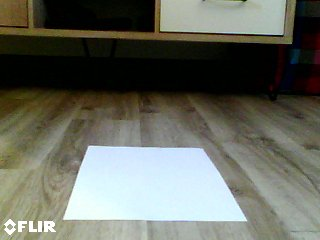
#> input picture FLIR0172.jpg, 320 x 240 px
$ python areaMeasure.py
#> lines starting #> are read from the running program, lines starting #| are printed output that depends on the picture; after the words box and inside, x2 and y2 are one past the last pixel; in counts of white or black regions, pixels touching at a corner belong together
#!/usr/bin/env python3
# -*- coding: utf-8 -*-
"""
Created on Fri Apr 23 23:35:35 2021

@author: hassan
"""

import cv2
import numpy as np


#%%
def areaCalc(segemented_img):
    segemented_img = segemented_img//255
    shape = np.shape(segemented_img)
    Um = shape[0]
    Vm = shape[0]
    u0 = Um//2
    v0 = Vm//2
    area = 0
    for u in range(0, Um):
        for v in range(0, Vm):
            if (u != u0 and v != v0):
                area += segemented_img[u, v]/(((u - u0)**3)*((v - v0)**2))

    return area

def calibrate(img_calib):
    c = (1/16)/areaCalc(img_calib)

def realAreaCalc(img_calib, segmented_img):
    calibrate(im)*areaCalc(segmented_img)
#%%
calib_image = cv2.imread(r'FLIR0172.jpg')
#> calib_image is the input picture: shape (240, 320, 3); mean B, G, R 95.6, 105.6, 103.1
thermal_image = cv2.imread(r'FLIR0173.jpg')
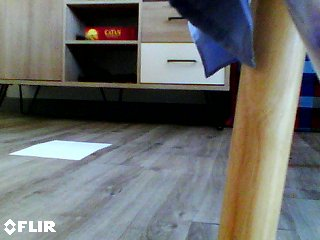
#> input picture FLIR0173.jpg, 320 x 240 px
#> thermal_image is the input picture: shape (240, 320, 3); mean B, G, R 107.8, 109.1, 107
cv2.imshow('image', thermal_image)


gray_img = cv2.cvtColor(thermal_image, cv2.COLOR_BGR2GRAY)
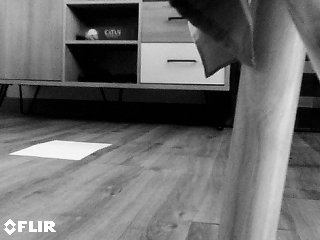
#> gray_img: shape (240, 320); min 0, max 255, mean 108.3
print(np.shape(gray_img))
#| (240, 320)
gray_img = gray_img[:225]
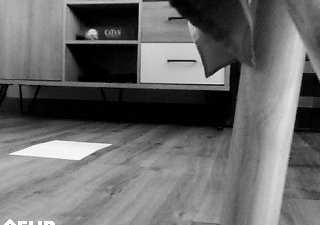
#> gray_img: shape (225, 320); min 0, max 255, mean 105.9

ret, segmented_img = cv2.threshold(gray_img, 225, 255, cv2.THRESH_BINARY)
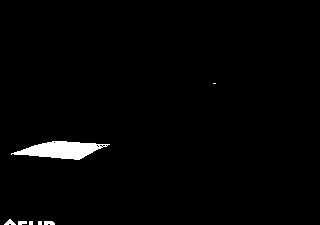
#> segmented_img: shape (225, 320); 1.7% white; 7 white regions (3 under 20 px), largest, box (x1, y1, x2, y2) and area: (11, 141, 110, 160) 1090, (4, 219, 16, 225) 40, (44, 221, 55, 225) 39, (18, 221, 27, 225) 31
cv2.imshow('image', segmented_img)

cv2.waitKey(0)
cv2.destroyAllWindows()

c = calibrate(segmented_img)
#> after the loop in areaCalc, `for u in range(0, Um):`: area = 3.08e-05
#> in calibrate, `c = (1/16)/areaCalc(img_calib)`: c = 2029.5
print(c)
#| None
